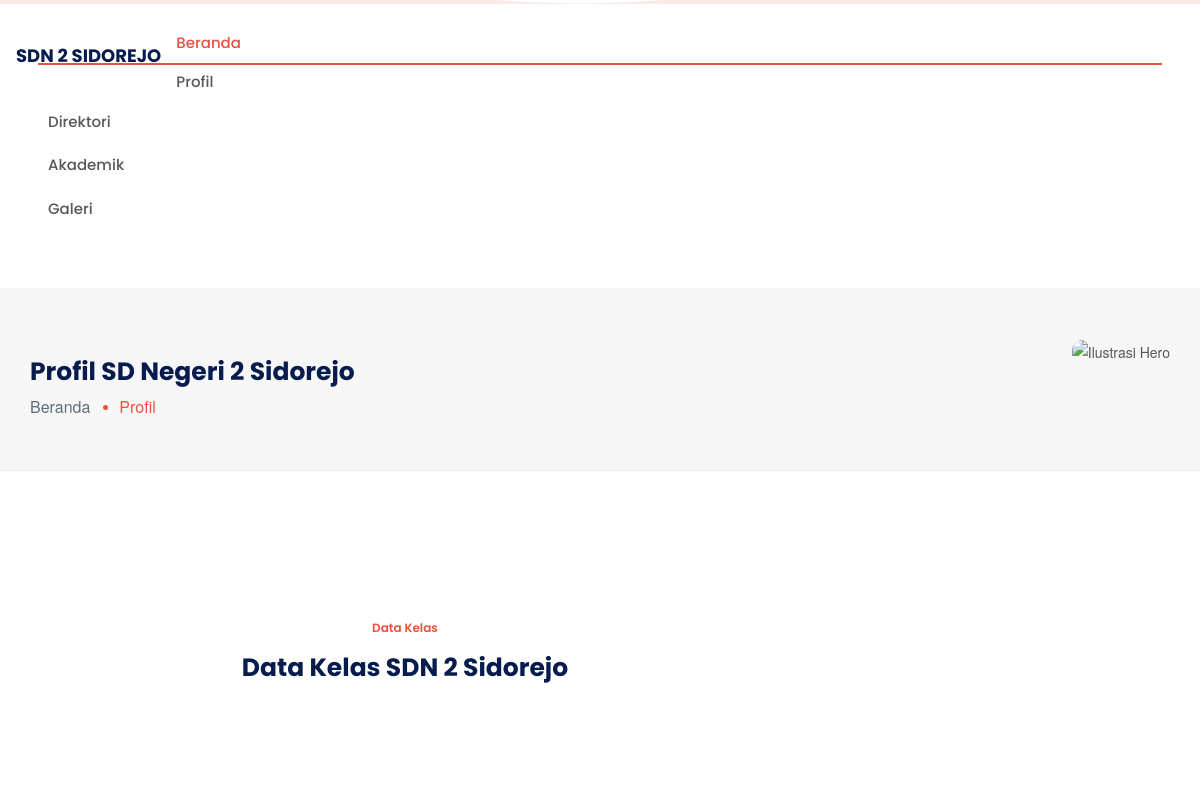
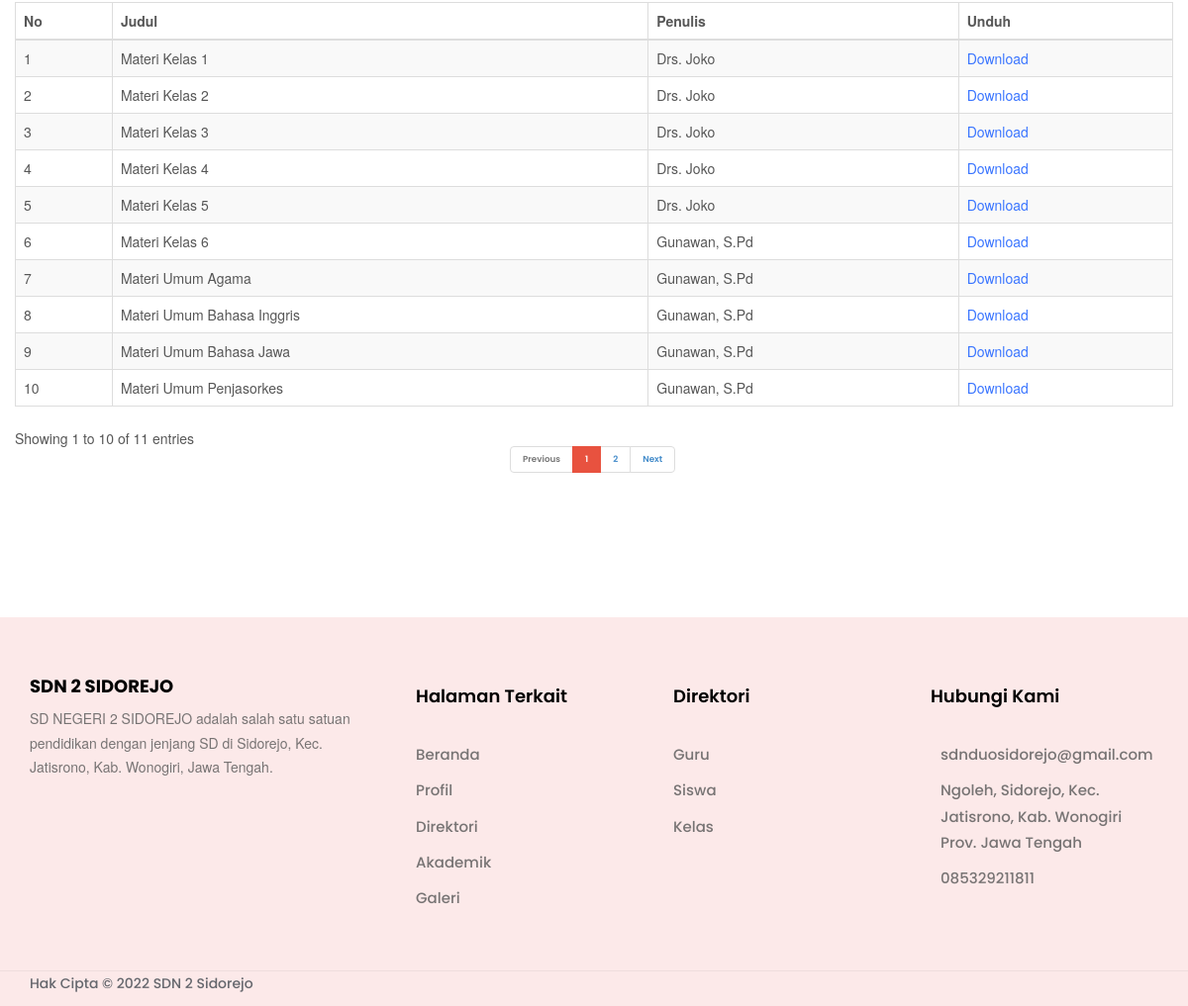
Page /index.php/download on the committed database (2 pictures, top to bottom).
### tables this page shows
CREATE TABLE `tbl_files` (
  `file_id` int(11) NOT NULL,
  `file_judul` varchar(120) DEFAULT NULL,
  `file_deskripsi` text DEFAULT NULL,
  `file_tanggal` timestamp NULL DEFAULT current_timestamp(),
  `file_oleh` varchar(60) DEFAULT NULL,
  `file_download` int(11) DEFAULT 0,
  `file_data` varchar(120) DEFAULT NULL
);

### application/controllers/Download.php (called while the page is built, shortened)
<?php
    class Download extends CI_Controller{
        function __construct(){
            $this->load->model('Model_file');
            $this->load->helper(array('url','download'));
		}
        function index(){
            $data['data'] = $this->Model_file->t_file();
            $data['judul'] = 'Materi';
            $this->load->view('front/materi',$data);
        }
    }

### index.php (called while the page is built, shortened)
<?php
require_once BASEPATH.'core/CodeIgniter.php';

### application/models/Model_file.php (called while the page is built, shortened)
<?php
    class Model_file extends CI_model{
        function t_file(){
            $query=$this->db->get("tbl_files");
            return $query->result_array();
        }
    }
?>

### application/views/front/materi.php (the view, shortened to what this page needs)
<!DOCTYPE html>
<html lang='en'>
<head>
    <link rel="stylesheet" href="https://unpkg.com/leaflet@1.7.1/dist/leaflet.css"
 />
    <link rel="stylesheet" href="<?= base_url('asset/')?>front/css/bootstrap.min.css">
    <link rel="stylesheet" href="<?= base_url('asset/')?>front/css/fontawesome-all.min.css">
    <link rel="stylesheet" href="<?= base_url('asset/')?>front/css/aos.css">
    <link rel="stylesheet" href="<?= base_url('asset/')?>front/css/style.css">
    <link rel="stylesheet" href="<?= base_url('asset/')?>front/css/custom.css">
</head>
<body>
    <div class="main-wrapper">
        <header class="main-header w-100">
            <nav class="navbar navbar-expand-xl navbar-light sticky-header">
                <div
                    class="container-fluid container-xxl d-flex align-items-center justify-content-lg-between position-relative">
                    <a href="index.php" class="navbar-brand d-flex align-items-center mb-md-0 text-decoration-none">
                    <h4>SDN 2 SIDOREJO</h4>
                    </a>
                    <div class="collapse navbar-collapse justify-content-end">
                        <ul class="nav col-12 col-md-auto justify-content-center main-menu">
                            <li class="single-link"><a href="<?= base_url('Beranda')?>" class="nav-link active">Beranda</a></li>
                            <li class="single-link"><a href="<?= base_url('About')?>" class="nav-link">Profil</a></li>
                            <li class="nav-item dropdown">
                                <a class="nav-link dropdown-toggle" href="javascript:void(0);" role="button" data-bs-toggle="dropdown" aria-expanded="false">
                                    Direktori
                                </a>
                            </li>
                            <li class="nav-item dropdown">
                                <a class="nav-link dropdown-toggle" href="javascript:void(0);" role="button" data-bs-toggle="dropdown" aria-expanded="false">
                                    Akademik
                                </a>
                            </li>
                            <li class="single-link"><a href="<?= base_url('Galeri')?>" class="nav-link">Galeri</a></li>
                        </ul>
                    </div>
                </div>
            </nav>
        </header>
        <section class="breadcrumb-section page-header position-relative overflow-hidden ptb-50">
            <div class="container">
                <div class="row align-items-center justify-content-center">
                    <div class="col-lg-6 col-md-6">
                        <div class="page-banner-content aos-init aos-animate" data-aos="fade-right" data-aos-delay="50"
                            data-aos-duration="500" data-aos-once="true">
                            <h2>Profil SD Negeri 2 Sidorejo</h2>
                            <ul>
                                <li>
                                    <a href="index.html">Beranda</a>
                                </li>
                                <li>Profil</li>
                            </ul>
                        </div>
                    </div>
                    <div class="col-lg-6 col-md-6">
                        <div class="page-banner-image aos-init aos-animate" data-aos="fade-left" data-aos-delay="50" data-aos-duration="500" data-aos-once="true">
                        <img src="<?= base_url('asset/')?>front/img/uploads/background/school-ilustrate.png" alt="Ilustrasi Hero" style="width:40%" class="position-relative img-fluid rounded-custom">
                        </div>
                    </div>
                </div>
            </div>
        </section>
        <section class="feature-tab-section ptb-120">
            <div class="container">
                <div class="row justify-content-center align-content-center">
                    <div class="col-md-10 col-lg-8">
                        <div class="section-heading text-center mb-4">
                            <h5 class="h6 text-primary">Data Kelas</h5>
                            <h2>Data Kelas SDN 2 Sidorejo</h2>
                        </div>
                    </div>
                </div>
                <div class="row">
                    <div class="col-12">
             <div class="container px-md-3 px-4 mt-100 mt-60">
                 <div class="row align-items-center">
                     <table id="example2" class="table table-bordered table-striped">
                        <thead >
                            <tr>
                                <th>No</th>
                                <th>Judul</th>
                                <th>Penulis</th>
                                <th>Unduh</th>
                            </tr>
                        </thead>
                        <tbody>
                            <?php
                            $no=0;
                                foreach ($data as $i) :
                                $no++;
                                $judul = $i['file_judul'];
                                $author = $i['file_oleh'];
                                $data = $i['file_id'];
                            ?>
                            <tr>
                                <td><?php echo $no;?></td>
                                <td><?php echo $judul;?></td>
                                <td><?php echo $author;?></td>
                                <td><a href="<?php echo base_url('download/unduh/').$data ;?>">Download</a></td>
                            </tr>
                            <?php endforeach;?>
                        </tbody>
                        </table>
                    </div>
                 </div>
                 </div>
            </section>
        <footer class="footer-section position-relative bg-light">
            <div class="footer-top footer-light ptb-50">
                <div class="container">
                    <div class="row justify-content-between">
                        <div class="col-md-12 col-lg-4 mb-md-4 mb-lg-0">
                            <div class="footer-single-col">
                                <div class="footer-single-col mb-4">
                                    <h4>SDN 2 SIDOREJO</h4>
                                </div>
                                <p>SD NEGERI 2 SIDOREJO adalah salah satu satuan pendidikan dengan jenjang SD di Sidorejo, Kec. Jatisrono, Kab. Wonogiri, Jawa Tengah.</p>
                            </div>
                        </div>
                        <div class="col-md-12 col-lg-8 mt-4 mt-md-0 mt-lg-0">
                            <div class="row">
                                <div class="col-md-4 col-lg-4 mt-4 mt-md-0 mt-lg-0">
                                    <div class="footer-single-col">
                                        <h3>Halaman Terkait</h3>
                                        <ul class="list-unstyled footer-nav-list mb-lg-0">
                                            <li><a href="<?= base_url('Beranda') ?>" class="text-decoration-none">Beranda</a></li>
                                            <li><a href="<?= base_url('Profil') ?>" class="text-decoration-none">Profil</a></li>
                                            <li><a href="<?= base_url('Guru') ?>" class="text-decoration-none">Direktori</a></li>
                                            <li><a href="<?= base_url('Agenda') ?>" class="text-decoration-none">Akademik</a></li>
                                            <li><a href="<?= base_url('Galeri') ?>" class="text-decoration-none">Galeri</a></li>
                                        </ul>
                                    </div>
                                </div>
                                <div class="col-md-4 col-lg-4 mt-4 mt-md-0 mt-lg-0">
                                    <div class="footer-single-col">
                                        <h3>Direktori</h3>
                                        <ul class="list-unstyled footer-nav-list mb-lg-0">
                                            <li><a href="<?= base_url('Guru') ?>" class="text-decoration-none"> Guru</a></li>
                                            <li><a href="<?= base_url('Siswa') ?>" class="text-decoration-none">Siswa</a></li>
                                            <li><a href="<?= base_url('Kelas') ?>" class="text-decoration-none">Kelas</a></li>
                                        </ul>
                                    </div>
                                </div>
                                <div class="col-md-12 col-lg-4 mt-4 mt-md-0 mt-lg-0">
                                    <div class="footer-single-col">
                                        <h3>Hubungi Kami</h3>
                                        <ul class="list-unstyled footer-nav-list mb-lg-0">
                                            <li>
                                                <a href="mailto:: sdnduosidorejo@gmail.com" class="contact-list">
                                                    <span>sdnduosidorejo@gmail.com</span>
                                                </a>
                                            </li>
                                            <li>
                                                <a href="#" class="contact-list">
                                                    <span>Ngoleh, Sidorejo, Kec. Jatisrono, Kab. Wonogiri Prov. Jawa Tengah</span>
                                                </a>
                                            </li>
                                            <li>
                                                <a href="#" class="contact-list">
                                                    <span>085329211811</span>
                                                </a>
                                            </li>
                                        </ul>
                                    </div>
                                </div>
                            </div>
                        </div>
                    </div>
                </div>
            </div>
            <div class="footer-bottom footer-light py-4">
                <div class="container">
                    <div class="row justify-content-between align-items-center">
                        <div class="col-md-7 col-lg-7">
                            <div class="copyright-text">
                                <p class="mb-lg-0 mb-md-0">Hak Cipta &copy; 2022 SDN 2 Sidorejo</p>
                            </div>
                        </div>
                    </div>
                </div>
            </div>
        </footer>
    </div>
</body>
</html>

### asset/front/css/style.css (style rules this page uses)
:root { --bs-primary-soft: #ffeae7; --bs-primary-light: #3A75FF; --bs-primary: #E8523F; --bs-primary-dark: #d64d3b; --bs-secondary-light: #dcdcdf; --bs-secondary: #c0c0c5; --bs-secondary-dark: #D6D5E1; --bs-success-soft: #def4ed; --bs-success-light: #82d6bc; --bs-success: #5cc9a7; --bs-success-dark: #3cb690; --bs-info-soft: #dcf0ff; --bs-info-light: #83cbff; --bs-info: #50b5ff; --bs-info-dark: #1d9fff; --bs-warning-soft: #fff2d8; --bs-warning-light: #ffcf70; --bs-warning: #ffb116; --bs-warning-dark: #fba700; --bs-danger-soft: #fcdde1; --bs-danger-light: #f68692; --bs-danger: #f25767; --bs-danger-dark: #ee283c; --bs-dark-soft: #C9C7F7; --bs-dark-light: #071c4d; --bs-dark: #0B163F; --bs-dark-dark: #010e2b; --body-color: #575757; --bs-light: #f7f9fc; --bs-font-sans-serif: 'Open Sans', sans-serif; --bs-font-monospace: 'Poppins', sans-serif; }
body { color: var(--body-color); line-height: 1.75; -webkit-font-smoothing: antialiased; -moz-osx-font-smoothing: grayscale; }
.h1, .display-1, .h2, .display-2, .h3, .display-3, .h4, .display-4, .h5, .display-5, .h6, .display-6, h1, h2, h3, h4, h5, h6 { font-family: var(--bs-font-monospace); color: var(--bs-dark-light); }
@media (min-width: 1200px) { .h2, h2 { font-size: 2.5rem; } }
.h5, .h6, h5, h6 { margin-bottom: .375rem; }
.h5, .h6, h5, h6 { font-weight: 600; }
.h1, .h2, .h3, .h4, h1, h2, h3, h4 { font-weight: 700; }
a, .btn-link { color: var(--bs-primary-light); transition: all .3s ease-in-out; }
.ptb-120 { padding: 120px 0; }
.mt-100 { margin-top: 100px; }
.mt-60 { margin-top: 60px; }
.text-primary { color: var(--bs-primary) !important; }
.rounded-custom { border-radius: 1rem !important; }
.bg-white h1, .bg-white h2, .bg-white h3, .bg-white h4, .bg-white h5, .bg-white h6, .bg-light h1, .bg-light h2, .bg-light h3, .bg-light h4, .bg-light h5, .bg-light h6 { color: initial; }
.sticky-header { padding: 20px 0; transition: all 0.3s ease; }
.main-menu li.nav-item { position: relative; }
.main-menu li a.nav-link { padding: .85rem 1rem; font-size: 15px; font-weight: 500; position: relative; font-family: var(--bs-font-monospace); }
.navbar-light .main-menu li a.nav-link, .navbar-light .action-btns a.btn-link, .navbar-dark.sticky-header.affix .main-menu li a.nav-link, .navbar-dark.sticky-header.affix .action-btns a.btn-link { color: var(--body-color); }
.dropdown-toggle::after { vertical-align: middle; }
.section-heading { margin-bottom: 50px; }
.footer-single-col h3 { font-size: 18px; font-weight: 600; margin-bottom: 36px; }
.footer-nav-list li a { font-size: 15px; margin: 10px 0; display: block; opacity: 0.5; font-weight: 500; font-family: var(--bs-font-monospace); transition: all 0.3s ease; }
.footer-nav-list li a, .footer-single-col p { color: var(--bs-secondary-dark); opacity: 0.7; }
.footer-light .footer-nav-list li a, .footer-light .footer-single-col p { color: var(--body-color); opacity: 0.8; }
.footer-bottom { position: relative; display: block; border-top: 1px solid rgba(248, 249, 250, 0.05); }
.footer-bottom.footer-light { border-top: 1px solid rgba(0, 0, 0, 0.05); }
.copyright-text p { font-size: 14px; color: #65676d; font-weight: 500; font-family: var(--bs-font-monospace); }
.footer-light .copyright-text p { color: #65676d; }

### rows in the picture
tbl_files: file_judul "Materi Kelas 1", file_oleh "Drs. Joko"
tbl_files: file_judul "Materi Kelas 2", file_oleh "Drs. Joko"
tbl_files: file_judul "Materi Kelas 3", file_oleh "Drs. Joko"
tbl_files: file_judul "Materi Kelas 4", file_oleh "Drs. Joko"
tbl_files: file_judul "Materi Kelas 5", file_oleh "Drs. Joko"
tbl_files: file_judul "Materi Kelas 6", file_oleh "Gunawan, S.Pd"
tbl_files: file_judul "Materi Umum Agama", file_oleh "Gunawan, S.Pd"
tbl_files: file_judul "Materi Umum Bahasa Inggris", file_oleh "Gunawan, S.Pd"
tbl_files: file_judul "Materi Umum Bahasa Jawa", file_oleh "Gunawan, S.Pd"
tbl_files: file_judul "Materi Umum Penjasorkes", file_oleh "Gunawan, S.Pd"
